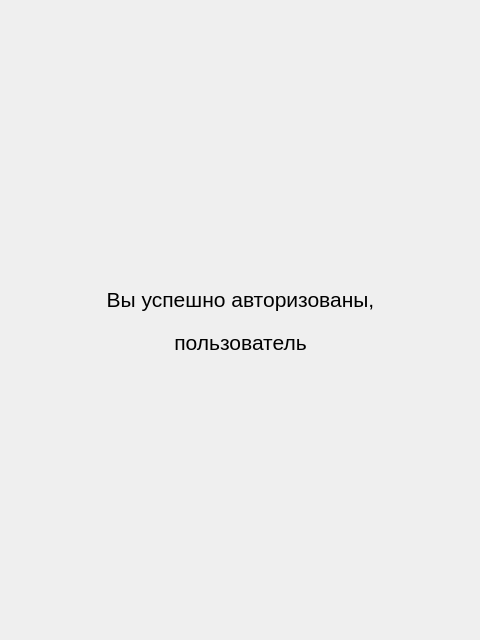
<?xml version="1.0" encoding="UTF-8"?>
<ui version="4.0">
 <class>ApplicationForm</class>
 <widget class="QWidget" name="ApplicationForm">
  <property name="geometry">
   <rect>
    <x>0</x>
    <y>0</y>
    <width>480</width>
    <height>640</height>
   </rect>
  </property>
  <property name="windowTitle">
   <string>Приложение</string>
  </property>
  <widget class="QWidget" name="verticalLayoutWidget">
   <property name="geometry">
    <rect>
     <x>0</x>
     <y>280</y>
     <width>481</width>
     <height>81</height>
    </rect>
   </property>
   <layout class="QVBoxLayout" name="layout_info">
    <item>
     <widget class="QLabel" name="label_info">
      <property name="font">
       <font>
        <pointsize>16</pointsize>
       </font>
      </property>
      <property name="text">
       <string>Вы успешно авторизованы,</string>
      </property>
      <property name="alignment">
       <set>Qt::AlignCenter</set>
      </property>
     </widget>
    </item>
    <item>
     <widget class="QLabel" name="label_login">
      <property name="font">
       <font>
        <pointsize>16</pointsize>
       </font>
      </property>
      <property name="text">
       <string>пользователь</string>
      </property>
      <property name="alignment">
       <set>Qt::AlignCenter</set>
      </property>
     </widget>
    </item>
   </layout>
  </widget>
 </widget>
 <resources/>
 <connections/>
</ui>
